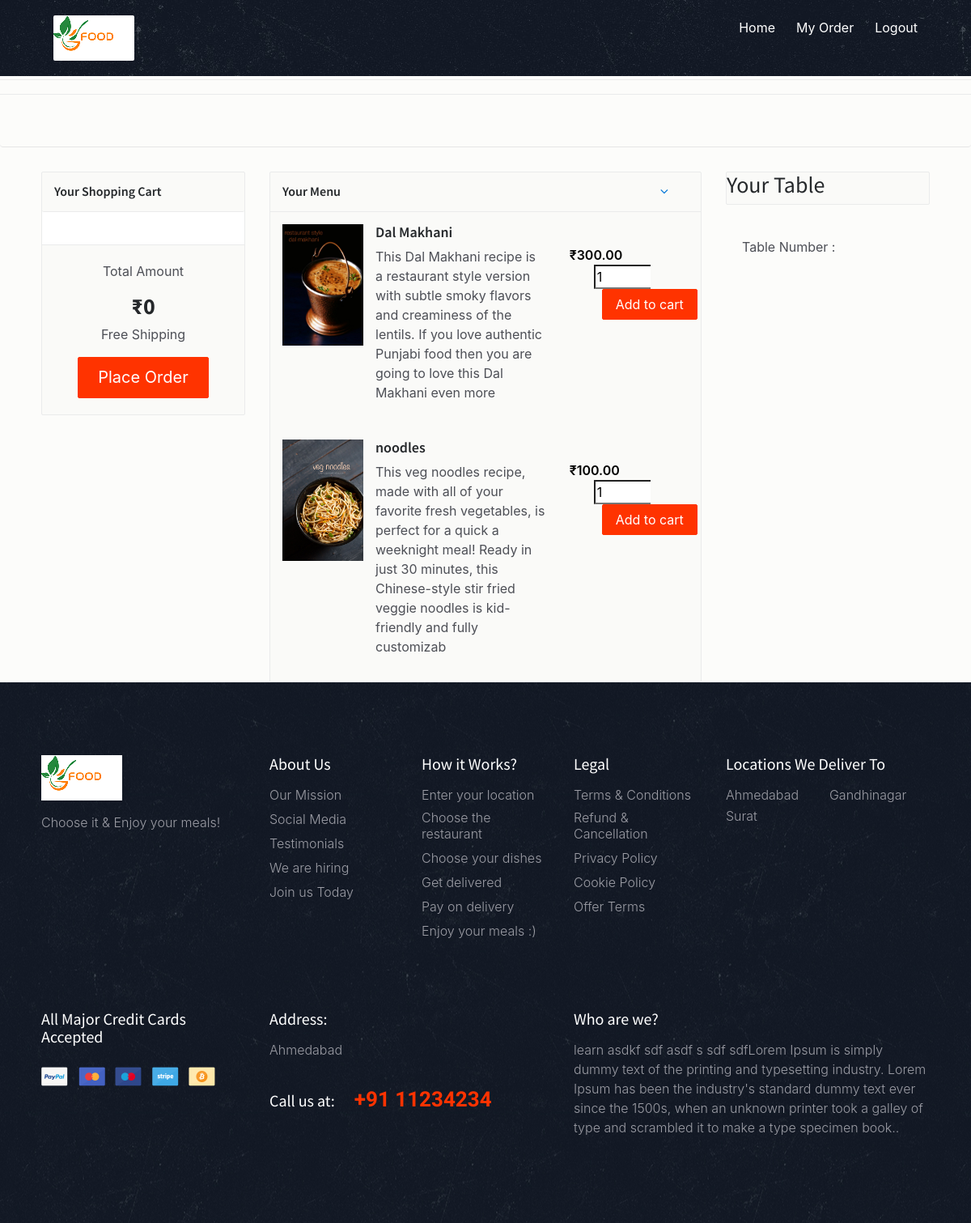
Screenshot of /menu.php (signed in) with the database file from the repository.
### tables this page shows
CREATE TABLE `dishes` (
  `id` int(11) NOT NULL,
  `c_id` int(11) NOT NULL,
  `title` varchar(222) NOT NULL,
  `slogan` varchar(222) NOT NULL,
  `price` decimal(10,2) NOT NULL,
  `img` varchar(222) NOT NULL
);

### menu.php (the view, shortened to what this page needs)
<?php
include("connection/connect.php");
?>
<head>
    <link href="css/bootstrap.min.css" rel="stylesheet">
    <link href="css/font-awesome.min.css" rel="stylesheet">
    <link href="css/animsition.min.css" rel="stylesheet">
    <link href="css/animate.css" rel="stylesheet">
    <link href="css/style.css" rel="stylesheet"> </head>
<body>
<body class="home">
    <header id="header" class="header-scroll top-header headrom">
        <nav class="navbar navbar-dark">
            <div class="container">
                <a class="navbar-brand" href="index.php"> <img class="img-rounded" src="images/food-logo-59E5A73AFD-seeklogo.com.png"
                        alt=""> </a>
                <div class="collapse navbar-toggleable-md  float-lg-right" id="mainNavbarCollapse">
                    <ul class="nav navbar-nav">
                        <li class="nav-item"> <a class="nav-link active" href="index.php">Home </a> </li>
                        <?php
						if(empty($_SESSION["user_id"]))
							{
								echo '<li class="nav-item"><a href="login.php" class="nav-link active">Login</a> </li>
							  <li class="nav-item"><a href="registration.php" class="nav-link active">Sign Up</a> </li>';
							}
						else
							{
                                    echo  '<li class="nav-item"><a href="myOrder.php" class="nav-link active">My Order</a> </li>';
									echo  '<li class="nav-item"><a href="logout.php" class="nav-link active">Logout</a> </li>';
							}
						?>
                    </ul>
                </div>
            </div>
        </nav>
    </header>
    <div class="page-wrapper">
            <div class="result-show">
            </div>
              <div class="breadcrumb">
            </div>
            <div class="container m-t-30">
                <div class="row">
                    <div class="col-xs-12 col-sm-4 col-md-4 col-lg-3">
                         <div class="widget widget-cart">
                                <div class="widget-heading">
                                    <h3 class="widget-title text-dark">
                                 Your Shopping Cart
                              </h3>
                                    <div class="clearfix"></div>
                                </div>
                                <div class="order-row bg-white">
                                    <div class="widget-body">
	<?php
$item_total = 0;
    ?>
                                    </div>
                                </div>
                                <div class="widget-body">
                                    <div class="price-wrap text-xs-center">
                                        <p>Total Amount</p>
                                        <h3 class="value"><strong>&#8377;<?php echo $item_total; ?></strong></h3>
                                        <p>Free Shipping</p>
                                        <a href="menu.php?&action=check"  class="btn theme-btn btn-lg">Place Order</a>
                                    </div>
                                </div>
                            </div>
                    </div>
                    <div class="col-xs-12 col-sm-8 col-md-8 col-lg-6">
                        <div class="menu-widget" id="2">
                            <div class="widget-heading">
                                <h3 class="widget-title text-dark">
                              Your Menu <a class="btn btn-link pull-right" data-toggle="collapse" href="#popular2" aria-expanded="true">
                              <i class="fa fa-angle-down pull-right"></i>
                              </a>
                           </h3>
                                <div class="clearfix"></div>
                            </div>
                            <div class="collapse in" id="popular2">
						<?php
									$stmt = $db->prepare("select * from dishes");
									$stmt->execute();
									$products = $stmt->get_result();
									if (!empty($products))
									{
									foreach($products as $product)
										{
													 ?>
                                <div class="food-item">
                                    <div class="row">
                                        <div class="col-xs-12 col-sm-12 col-lg-8">
										<form method="post" action='menu.php?action=add&id=<?php echo $product['id']; ?>'>
                                            <div class="rest-logo pull-left">
                                                <a class="restaurant-logo pull-left" href="#"><?php echo '<img src="uploadimages/'.$product['img'].'" alt="Food logo">'; ?></a>
                                            </div>
                                            <div class="rest-descr">
                                                <h6><a href="#"><?php echo $product['title']; ?></a></h6>
                                                <p> <?php echo $product['slogan']; ?></p>
                                            </div>
                                        </div>
                                        <div class="col-xs-12 col-sm-12 col-lg-4 pull-right item-cart-info">
										<span class="price pull-left" >&#8377;<?php echo $product['price']; ?></span>
										  <input class="b-r-0" type="text" name="quantity"  style="margin-left:30px;" value="1" size="2" />
										  <input type="submit" class="btn theme-btn" style="margin-left:40px;" value="Add to cart" />
										</div>
                                    </div>
                                </div>
								<?php
									  }
									}
								?>
                            </div>
                        </div>
                    </div>
                    <div class="col-xs-12 col-md-12 col-lg-3">
                        <div class="sidebar-wrap">
                           <div class="widget clearfix">
                             <h3 class="widget-title text-dark">
                                 Your Table
                              </h3>
                                </div>
                                <div class="widget-body">
                                    <p>
                                        Table Number :<?php echo $_SESSION['tableNo']; ?>
                                </p>
                                </div>
                        </div>
                        </div>
                    </div>
                </div>
            </div>
    <footer class="footer">
        <div class="container">
            <div class="row top-footer">
                <div class="col-xs-12 col-sm-3 footer-logo-block color-gray">
                    <a href="#"> <img src="images/food-logo-59E5A73AFD-seeklogo.com.png" alt="Footer logo"> </a> <span>Choose it &amp;
                        Enjoy your meals! </span>
                </div>
                <div class="col-xs-12 col-sm-2 about color-gray">
                    <h5>About Us</h5>
                    <ul>
                        <li><a href="#">Our Mission</a></li>
                        <li><a href="#">Social Media</a></li>
                        <li><a href="#">Testimonials</a></li>
                        <li><a href="#">We are hiring</a></li>
                        <li><a href="#">Join us Today</a></li>
                    </ul>
                </div>
                <div class="col-xs-12 col-sm-2 how-it-works-links color-gray">
                    <h5>How it Works?</h5>
                    <ul>
                        <li><a href="#">Enter your location</a></li>
                        <li><a href="#">Choose the restaurant</a></li>
                        <li><a href="#">Choose your dishes</a></li>
                        <li><a href="#">Get delivered</a></li>
                        <li><a href="#">Pay on delivery</a></li>
                        <li><a href="#">Enjoy your meals :)</a></li>
                    </ul>
                </div>
                <div class="col-xs-12 col-sm-2 pages color-gray">
                    <h5>Legal</h5>
                    <ul>
                        <li><a href="#">Terms & Conditions</a> </li>
                        <li><a href="#">Refund & Cancellation</a> </li>
                        <li><a href="#">Privacy Policy</a> </li>
                        <li><a href="#">Cookie Policy</a> </li>
                        <li><a href="#">Offer Terms</a> </li>
                    </ul>
                </div>
                <div class="col-xs-12 col-sm-3 popular-locations color-gray">
                    <h5>Locations We Deliver To</h5>
                    <ul>
                        <li><a href="#">Ahmedabad</a> </li>
                        <li><a href="#">Gandhinagar</a> </li>
                        <li><a href="#">Surat</a> </li>
                    </ul>
                </div>
            </div>
            <div class="bottom-footer">
                <div class="row">
                    <div class="col-xs-12 col-sm-3 payment-options color-gray">
                        <h5>All Major Credit Cards Accepted</h5>
                        <ul>
                            <li>
                                <a href="#"> <img src="images/paypal.png" alt="Paypal"> </a>
                            </li>
                            <li>
                                <a href="#"> <img src="images/mastercard.png" alt="Mastercard"> </a>
                            </li>
                            <li>
                                <a href="#"> <img src="images/maestro.png" alt="Maestro"> </a>
                            </li>
                            <li>
                                <a href="#"> <img src="images/stripe.png" alt="Stripe"> </a>
                            </li>
                            <li>
                                <a href="#"> <img src="images/bitcoin.png" alt="Bitcoin"> </a>
                            </li>
                        </ul>
                    </div>
                    <div class="col-xs-12 col-sm-4 address color-gray">
                        <h5>Address:</h5>
                        <p>Ahmedabad</p>
                        <h5>Call us at: <a href="">+91 11234234</a></h5>
                    </div>
                    <div class="col-xs-12 col-sm-5 additional-info color-gray">
                        <h5>Who are we?</h5>
                        <p>learn asdkf sdf asdf s sdf sdfLorem Ipsum is simply dummy text of the printing and typesetting industry. Lorem Ipsum has been the industry's standard dummy text ever since the 1500s, when an unknown printer took a galley of type and scrambled it to make a type specimen book..</p>
                    </div>
                </div>
            </div>
        </div>
    </footer>
</body>
</html>

### css/style.css (style rules this page uses)
body { background: rgba(252, 251, 249, 0.68); font-size: 16px; color: #4d4f56; font-weight: 400; overflow-x: hidden; }
.h1, .h2, .h3, .h4, .h5, .h6, h1, h2, h3, h4, h5, h6 { font-family: "Source Sans Pro", sans-serif; color: #25282b; }
a { color: #f30; }
ul { list-style-type: none; padding: 0; }
.container { max-width: 1270px; width: 94%; }
.page-wrapper { padding-top: 68px; }
.form-control-lg, .dropdown-menu, .btn, .btn-group-lg>.btn, .btn-lg, .img-rounded { border-radius: 2px }
.btn { transition: all .4s; }
.theme-btn { background-color: #f30; border-color: #f30; color: #fff }
.theme-btn-dash:hover, .theme-btn, .theme-btn.btn-lg:hover, .btn-secondary:hover { background-color: #f30; color: #fff; border: 1px solid #f30 }
.bg-white { background-color: #fff }
.m-t-30 { margin-top: 30px; }
.b-r-0 { border-right: none !important }
#header { position: fixed; width: 100%; border: 0; z-index: 99; }
.navbar { background-image: url("../images/menu-bg.jpg"); padding: .95rem 1rem; border-radius: 0; }
.navbar-nav .nav-item { padding-left: 10px; }
footer { background: url(../images/pattern.png)center repeat; padding: 90px 0; z-index: 1; position: relative; }
.payment-options ul li { display: inline-block; margin-right: 8px; }
footer h5 { color: #fff; font-family: "Source Sans Pro", sans-serif; margin-bottom: 15px; }
.footer-logo-block img { display: block; margin-bottom: 15px; }
footer p, footer, footer span { font-weight: 300; color: #9c9da5; }
.address h5 a { color: #f30; font-size: 26px; font-family: "Give You Glory", cursive; margin-left: 20px; font-weight: 600; }
.popular-locations ul li { display: inline-block; width: 49%; }
footer ul li { margin-bottom: 6px; }
footer ul li a { color: #9c9da5; transition: all .3s; }
.how-it-works-links { margin-bottom: 70px; }
.address p { margin-bottom: 35px; }
footer li a { line-height: 20px; display: inline-block; }
.payment-options ul { margin-top: 10px; float: left; width: 100%; }
.breadcrumb { background: transparent; padding: 22px 0; border-bottom: 1px solid #e6e6e6; }
.breadcrumb ul, .breadcrumb { margin-bottom: 0; }
.result-show { padding: 7px 0 10px; border-bottom: 1px solid #eaebeb; color: #333366; margin-bottom: 20px; }
.widget { border: 1px solid #eaebeb; background: #fafaf8; border-radius: 3px; margin-bottom: 20px; }
.widget-heading { padding: 15px; color: #fff; border-radius: 3px; border-bottom: 1px solid #eaebeb; }
.menu-widget .widget-heading { border-bottom: none }
.widget-heading .widget-title { font-size: 16px; font-weight: 600; float: left; margin-top: 0; margin-bottom: 0; width: 100%; }
.widget-heading .widget-title .btn { padding: 0px 24px; }
.menu-widget, .widget { border: 1px solid #eaebeb; background: #fafaf8; border-radius: 2px; position: relative; }
.widget-body { padding: 20px; }
.menu-widget .food-item { padding: 15px }
.menu-widget .food-item:first-of-type { border-bottom: none }
.menu-widget .food-item .restaurant-logo { max-width: 100px; height: auto; display: block; }
.menu-widget .food-item .restaurant-logo img { max-width: 100%; display: block }
.menu-widget .food-item:first-of-type { border-top: 1px solid #eaebeb; }
.menu-widget .food-item:last-of-type { border-bottom: transparent }
.menu-widget .food-item .rest-descr { padding-left: 115px; padding-top: 0; }
.menu-widget .food-item .rest-descr h6 a { color: #25282b; font-size: 18px; font-weight: 600; }
.menu-widget .food-item .item-cart-info { padding-top: 20px }
.menu-widget .food-item .price { font-weight: 600; color: #000; position: relative; margin-top: 6px; }
.order-row { border-bottom: 1px solid #eaebeb }

### rows the page displays
dishes: img (picture), title "Dal Makhani", slogan "This Dal Makhani recipe is a restaurant style version with subtle smoky flavors and creaminess of the lentils. If you love authentic Punjabi food then you are going to love this Dal Makhani even more", price "300.00"
dishes: img (picture), title "noodles", slogan "This veg noodles recipe, made with all of your favorite fresh vegetables, is perfect for a quick a weeknight meal! Ready in just 30 minutes, this Chinese-style stir fried veggie noodles is kid-friendly and fully customizab", price "100.00"

### other values shown
$item_total "0"
